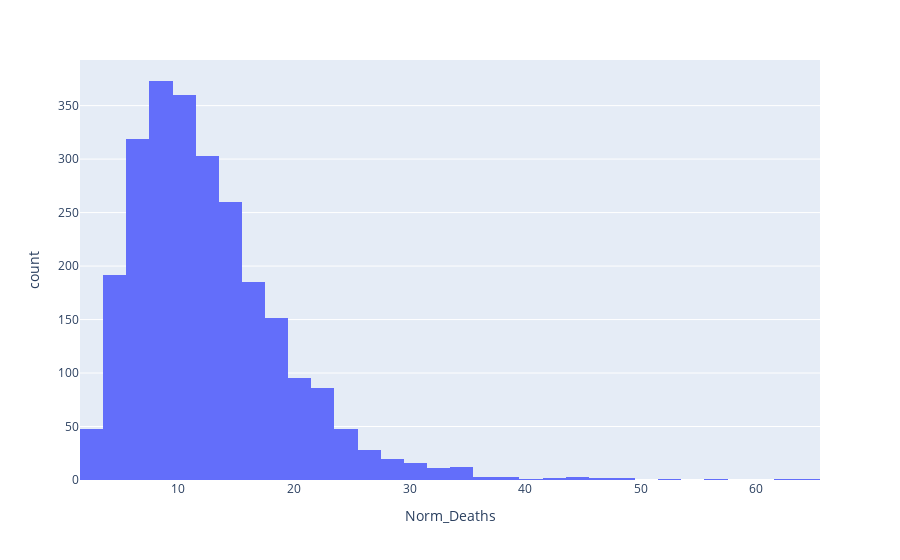

Notebook cell for this chart:
### Markdown cell above
##### Histogram of Normalized Deaths variable for entire US as a distribution (Method 2 - Using Plotly)

### Code cell
import plotly.express as px
fig = px.histogram(super_df, x="Norm_Deaths", nbins=40)
fig.show()

### Figure 1 — Plotly figure (JSON) as saved in the notebook; plotly's stock layout.template omitted (floating-point values rounded to 4 significant figures; data arrays with more than 128 entries replaced by an {"elided": "..."} marker saying what was removed)
{"data": [{"alignmentgroup": "True", "bingroup": "x", "hovertemplate": "Norm_Deaths=%{x}<br>count=%{y}<extra></extra>", "legendgroup": "", "marker": {"color": "#636efa", "pattern": {"shape": ""}}, "name": "", "nbinsx": 40, "offsetgroup": "", "orientation": "v", "showlegend": false, "type": "histogram", "x": {"elided": "2527 int values"}, "xaxis": "x", "yaxis": "y"}], "layout": {"barmode": "relative", "legend": {"tracegroupgap": 0}, "margin": {"t": 60}, "xaxis": {"anchor": "y", "domain": [0, 1], "title": {"text": "Norm_Deaths"}}, "yaxis": {"anchor": "x", "domain": [0, 1], "title": {"text": "count"}}}}
